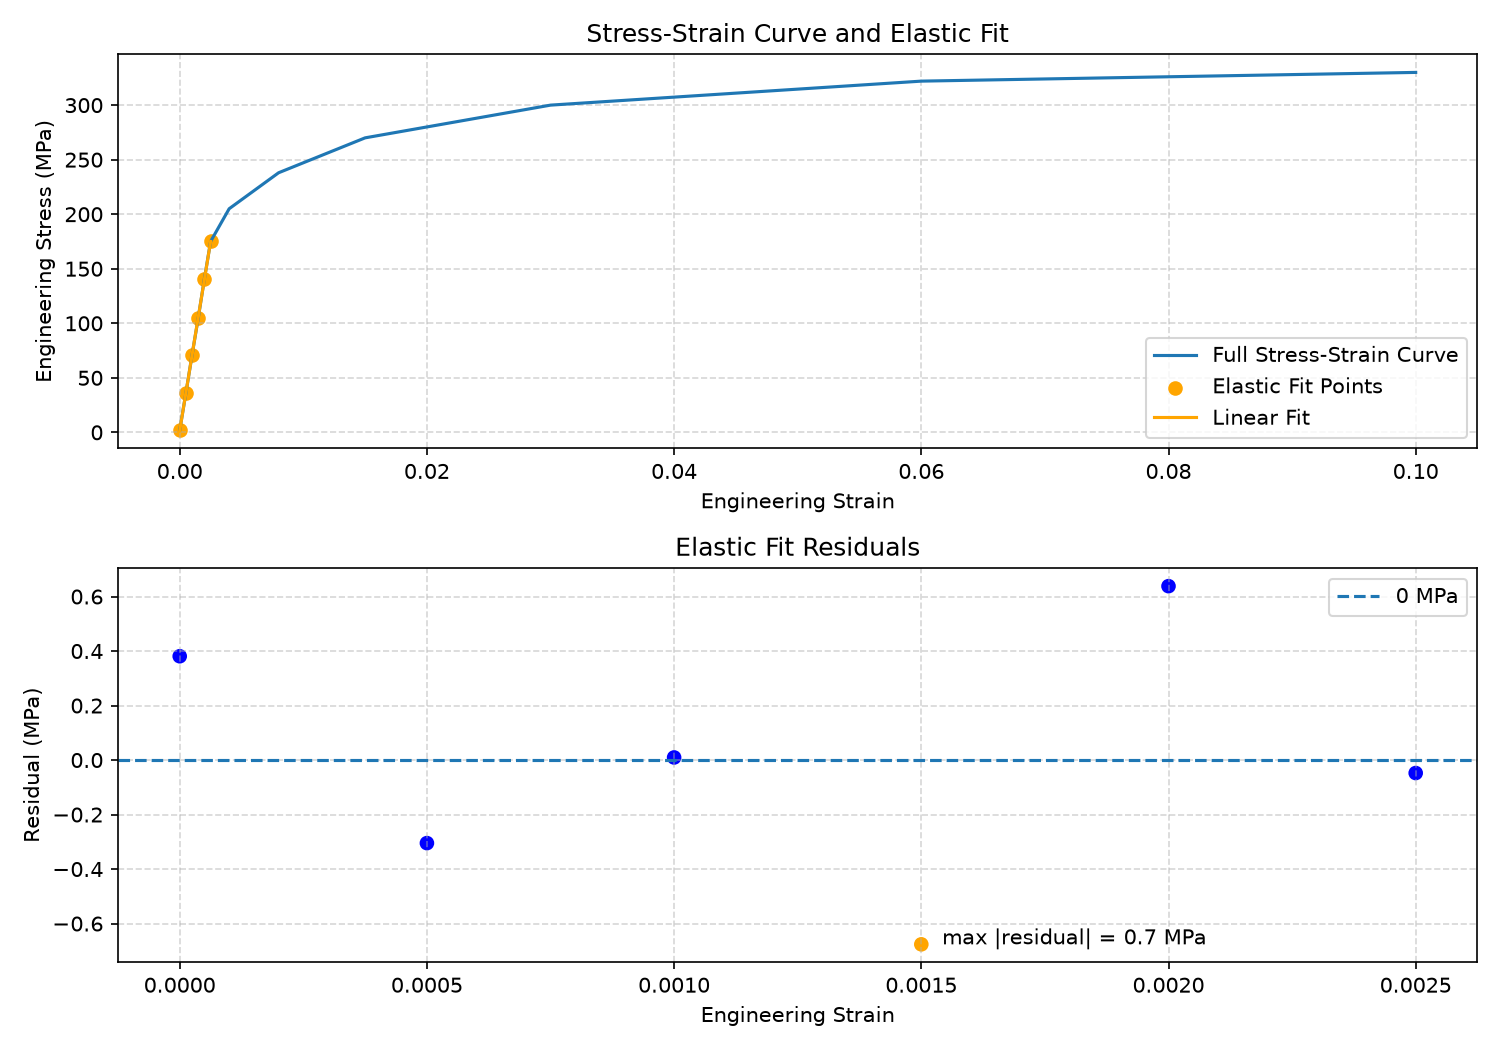

The script that saved this image:
import pandas as pd
from pathlib import Path
from numpy.polynomial import Polynomial as P
import matplotlib.pyplot as plt
import numpy as np

def read_csv(file_name):
    file_path = Path(__file__).parent / file_name
    data = pd.read_csv(file_path, encoding = "utf-8")
    return data

def linear_fitting(x, y):
    if len(np.unique(x)) < 2:
        raise ValueError("弹性区内数据点过少")
    scaled_result = P.fit(x, y, deg = 1)
    result = scaled_result.convert()
    b, k = result.coef
    return k, b, scaled_result(x), y - scaled_result(x)

def find_max_deviation_abs(deviation):
    max_index = np.argmax(np.abs(deviation))
    return max_index

def print_plot(data, k, b, deviation, max_index):
    x = data["strain"].to_numpy()
    y = data["stress_mpa"].to_numpy()
    x1 = data[(0.0000 <= data["strain"]) & (data["strain"] <= 0.0025)]["strain"].to_numpy()
    y1 = data[(0.0000 <= data["strain"]) & (data["strain"] <= 0.0025)]["stress_mpa"].to_numpy()

    fig, (curve_ax, deviation_ax) = plt.subplots(
        2,
        1,
        figsize = (10, 7)
    )

    curve_ax.plot(
        x,
        y,
        label = "Full Stress-Strain Curve"
    )
    curve_ax.scatter(
        x1,
        y1,
        marker = 'o',
        color = "orange",
        label="Elastic Fit Points"
    )
    x0 = np.array([0.0000, 0.0025])
    y0 = k * x0 + b
    curve_ax.plot(
        x0,
        y0,
        color = "orange",
        label="Linear Fit"
    )
    curve_ax.grid(
        linestyle = "--",
        alpha = 0.5
    )
    curve_ax.set_title("Stress-Strain Curve and Elastic Fit")
    curve_ax.set_xlabel("Engineering Strain")
    curve_ax.set_ylabel("Engineering Stress (MPa)")
    curve_ax.legend(loc = "best")

    dot_colors = [
        "orange"
        if i == max_index
        else "blue"
        for i in range(len(x1))
    ]
    deviation_ax.scatter(
        x1,
        deviation,
        color = dot_colors
    )
    deviation_ax.axhline(
        0,
        label = "0 MPa",
        linestyle = "--"
    )
    deviation_ax.annotate(
        f"max |residual| = {np.abs(deviation[max_index]):.1f} MPa",
        xy = (x1[max_index], deviation[max_index]),
        xytext = (10, 0),
        textcoords = "offset points"
    )

    deviation_ax.set_title("Elastic Fit Residuals")
    deviation_ax.set_xlabel("Engineering Strain")
    deviation_ax.set_ylabel("Residual (MPa)")
    deviation_ax.grid(
        linestyle = "--",
        alpha = 0.5
    )
    deviation_ax.legend(loc = "best")


    fig.tight_layout()
    fig.savefig(Path(__file__).parent / "elastic_modulus_fit.png", dpi = 150)
    print("图像已保存：elastic_modulus_fit.png")
    plt.show()


def main():
    data = read_csv("tensile_elastic_data.csv")
    elastic_interval_data = data[(0.0000 <= data["strain"]) & (data["strain"] <= 0.0025)]
    x = elastic_interval_data["strain"].to_numpy()
    y = elastic_interval_data["stress_mpa"].to_numpy()
    k, b, yhat, deviation = linear_fitting(x, y)
    r2 = 1 - np.pow(y - yhat, 2).sum() / np.pow(y - y.mean(), 2).sum()

    print(f"读取测量点：{len(data)}")
    print(f"拟合区间：0.0000–0.0025")
    print(f"拟合点数：{len(elastic_interval_data)}")
    print(f"弹性模量：{k / 1000:.2f} GPa")
    print(f"截距：{b:.2f} MPa")
    print(f"拟合优度 R²：{r2:.4f}")

    max_index = find_max_deviation_abs(deviation)
    print(f"最大绝对残差：{np.abs(deviation[max_index]):.1f} MPa（应变 {x[max_index]:.4f}）")
    print_plot(data, k, b, deviation, max_index)

if __name__ == "__main__":
    main()
